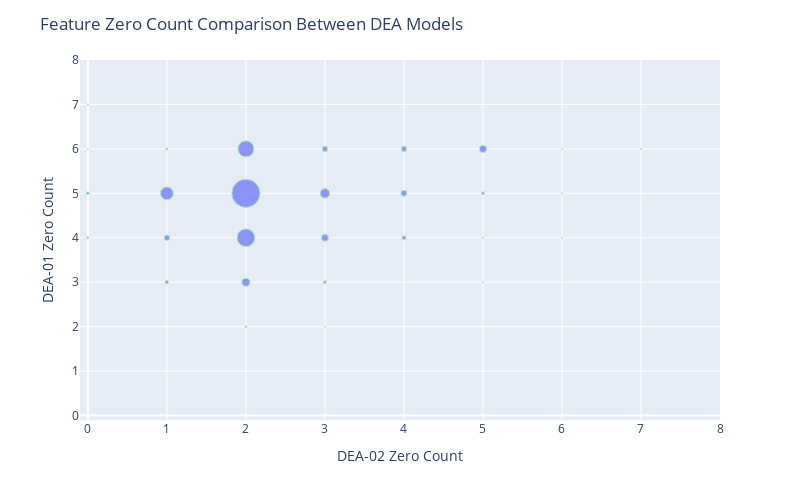

The cell this chart's notebook holds for it:
### Code cell
fig = px.scatter(df_w_merged_gr, x="DEA-02 Zero Count", y="DEA-01 Zero Count", size = "size")

# fig.add_traces(
#     list(px.line(x = np.linspace(0.3, 1, num=2), y = np.linspace(0.3, 1, num=2)).select_traces())
# )

fig.update_traces(line_color='lightgreen', line_width=3)

fig.update_layout(
    autosize=False,
    width=800,
    height=500,
    title_text=f"Feature Zero Count Comparison Between DEA Models",
    yaxis_range = [-0.1,8],
    xaxis_range = [-0.1,8],
#    xaxis_title="ES - 2nd DEA Model",
#    yaxis_title="ES - 1st DEA Model"
)

fig.show()

### Figure 1 — Plotly figure (JSON) as saved in the notebook; plotly's stock layout.template omitted (floating-point values rounded to 4 significant figures)
{"data": [{"hovertemplate": "DEA-02 Zero Count=%{x}<br>DEA-01 Zero Count=%{y}<br>size=%{marker.size}<extra></extra>", "legendgroup": "", "line": {"color": "lightgreen", "width": 3}, "marker": {"color": "#636efa", "size": [4, 7, 1, 2, 10, 25, 135, 4, 3, 53, 261, 655, 211, 1, 7, 41, 75, 24, 14, 29, 24, 1, 2, 7, 43, 1, 1, 1, 2], "sizemode": "area", "sizeref": 1.637, "symbol": "circle"}, "mode": "markers", "name": "", "orientation": "v", "showlegend": false, "type": "scatter", "x": [0, 0, 0, 0, 1, 1, 1, 1, 2, 2, 2, 2, 2, 3, 3, 3, 3, 3, 4, 4, 4, 5, 5, 5, 5, 6, 6, 6, 7], "xaxis": "x", "y": [4, 5, 6, 7, 3, 4, 5, 6, 2, 3, 4, 5, 6, 2, 3, 4, 5, 6, 4, 5, 6, 3, 4, 5, 6, 4, 5, 6, 6], "yaxis": "y"}], "layout": {"autosize": false, "height": 500, "legend": {"itemsizing": "constant", "tracegroupgap": 0}, "margin": {"t": 60}, "title": {"text": "Feature Zero Count Comparison Between DEA Models"}, "width": 800, "xaxis": {"anchor": "y", "domain": [0, 1], "range": [-0.1, 8], "title": {"text": "DEA-02 Zero Count"}, "type": "linear"}, "yaxis": {"anchor": "x", "domain": [0, 1], "range": [-0.1, 8], "title": {"text": "DEA-01 Zero Count"}, "type": "linear"}}}
